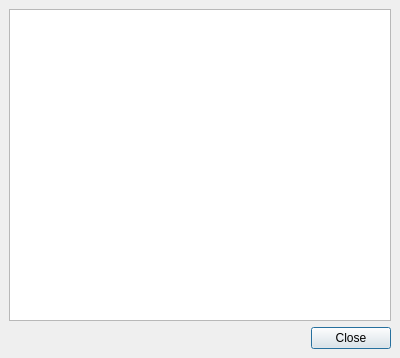
<ui version="4.0" >
 <class>PlotDataDialog</class>
 <widget class="QDialog" name="PlotDataDialog" >
  <property name="geometry" >
   <rect>
    <x>0</x>
    <y>0</y>
    <width>400</width>
    <height>358</height>
   </rect>
  </property>
  <property name="windowTitle" >
   <string>%s Plot Data</string>
  </property>
  <layout class="QVBoxLayout" >
   <property name="margin" >
    <number>9</number>
   </property>
   <property name="spacing" >
    <number>6</number>
   </property>
   <item>
    <widget class="QTableView" name="plotDataView" >
     <property name="selectionMode" >
      <enum>QAbstractItemView::ExtendedSelection</enum>
     </property>
     <property name="gridStyle" >
      <enum>Qt::DashLine</enum>
     </property>
    </widget>
   </item>
   <item>
    <widget class="QDialogButtonBox" name="buttonBox" >
     <property name="orientation" >
      <enum>Qt::Horizontal</enum>
     </property>
     <property name="standardButtons" >
      <set>QDialogButtonBox::Close</set>
     </property>
    </widget>
   </item>
  </layout>
  <action name="actionClose" >
   <property name="text" >
    <string>Close</string>
   </property>
   <property name="shortcut" >
    <string>Ctrl+W</string>
   </property>
  </action>
 </widget>
 <resources/>
 <connections>
  <connection>
   <sender>buttonBox</sender>
   <signal>accepted()</signal>
   <receiver>PlotDataDialog</receiver>
   <slot>accept()</slot>
   <hints>
    <hint type="sourcelabel" >
     <x>248</x>
     <y>254</y>
    </hint>
    <hint type="destinationlabel" >
     <x>157</x>
     <y>274</y>
    </hint>
   </hints>
  </connection>
  <connection>
   <sender>buttonBox</sender>
   <signal>rejected()</signal>
   <receiver>PlotDataDialog</receiver>
   <slot>reject()</slot>
   <hints>
    <hint type="sourcelabel" >
     <x>316</x>
     <y>260</y>
    </hint>
    <hint type="destinationlabel" >
     <x>286</x>
     <y>274</y>
    </hint>
   </hints>
  </connection>
  <connection>
   <sender>actionClose</sender>
   <signal>triggered()</signal>
   <receiver>PlotDataDialog</receiver>
   <slot>close()</slot>
   <hints>
    <hint type="sourcelabel" >
     <x>-1</x>
     <y>-1</y>
    </hint>
    <hint type="destinationlabel" >
     <x>199</x>
     <y>178</y>
    </hint>
   </hints>
  </connection>
 </connections>
</ui>
